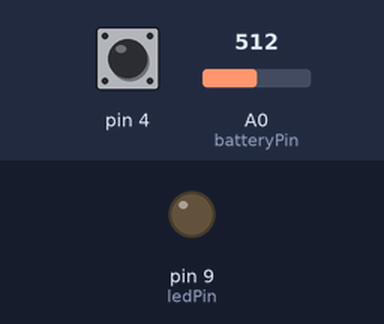
Simulated run of this sketch. Board: Arduino Uno, built with avr-gcc and run on an emulated ATmega328P. Parts: output pins drawn as LEDs (lit = HIGH). The inputs (shaded band) are chosen by the test bench; at power-on: pin 4 HIGH, A0 (batteryPin) = 512.

Above: at 1.2 s.
1.3 s: pin 4 pulled LOW for 0.15 s
At 3.95 s:
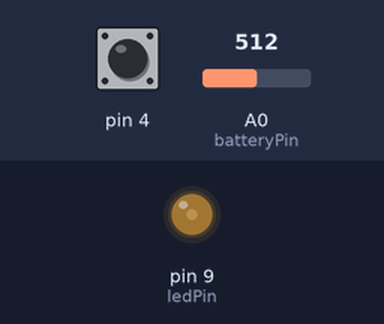
4.3 s: pin 4 pulled LOW for 1 s
7.3 s: pin 4 pulled LOW for 3.2 s
At 11.4 s:
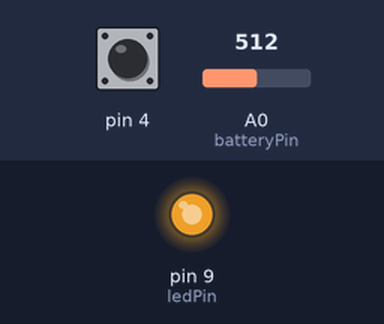
12.0 s: A0 (batteryPin) set to 319
13.5 s: A0 (batteryPin) set to 292
At 14.95 s:
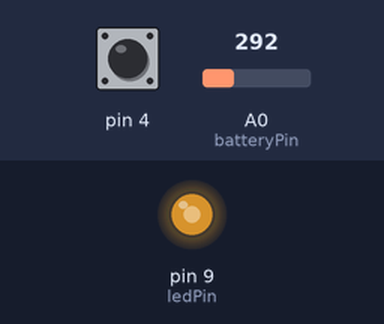
Timing chart, 0 to 17.5 s (numbered marks = the images above; inputs shaded):
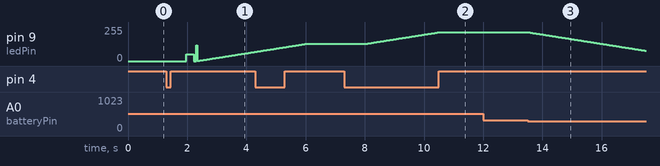

Measured:
- the behaviour switches between 307 and 306 on A0 (batteryPin) (found by bisection; images 2 and 3)
- after the input at 7.3 s, pin 9 (ledPin): moves from 130/255 to 216/255 over 2.4 s, starting after 0.77 s
- after the input at 12.0 s, every drawn part: stays the same
- after the input at 13.5 s, pin 9 (ledPin): moves from 216/255 to 77/255 over 4.0 s, starting at once

The sketch:

esp_sr_2room.ino
```cpp
#include <CapacitiveSensor.h>

// ---------------- TOUCH ----------------
CapacitiveSensor cs = CapacitiveSensor(2, 4);

// ---------------- PINS ----------------
int ledPin = 9;
int batteryPin = A0;

// ---------------- LAMP ----------------
bool lampOn = false;
int brightness = 120;
bool increasing = true;

// Fade engine
int currentBrightness = 0;
int targetBrightness = 0;
unsigned long lastFade = 0;
int fadeDelay = 4;

// ---------------- TOUCH ----------------
long threshold = 800;
unsigned long touchStart = 0;

// Tap system
unsigned long lastTapTime = 0;
int tapCount = 0;

// Timer
bool timerActive = false;
unsigned long timerStart = 0;
const unsigned long TIMER_DURATION = 1800000;

// Battery
float batteryVoltage = 0;

// Idle
unsigned long lastInteraction = 0;
bool idleMode = false;

// ---------------- BATTERY ----------------
float readBattery() {
  long sum = 0;
  for (int i = 0; i < 5; i++) sum += analogRead(batteryPin);
  float v = (sum / 5.0) * (5.0 / 1023.0);
  return v * 2;
}

// ---------------- FADE ----------------
void updateFade() {
  if (millis() - lastFade > fadeDelay) {
    lastFade = millis();

    if (currentBrightness < targetBrightness) currentBrightness++;
    else if (currentBrightness > targetBrightness) currentBrightness--;

    analogWrite(ledPin, currentBrightness);
  }
}

// ---------------- SOFT PULSE ----------------
void softPulse(int times) {
  for (int t = 0; t < times; t++) {
    for (int i = 0; i <= 50; i++) {
      analogWrite(ledPin, i);
      delay(5);
    }
    for (int i = 50; i >= 0; i--) {
      analogWrite(ledPin, i);
      delay(5);
    }
    delay(80);
  }

  analogWrite(ledPin, lampOn ? brightness : 0);
}

// ---------------- BATTERY PULSE ----------------
void showBatteryLevel() {
  float v = batteryVoltage;

  if (v >= 4.0) softPulse(4);
  else if (v >= 3.8) softPulse(3);
  else if (v >= 3.6) softPulse(2);
  else if (v >= 3.4) softPulse(1);
  else softPulse(6);
}

// ---------------- SETUP ----------------
void setup() {
  pinMode(ledPin, OUTPUT);
  cs.set_CS_AutocaL_Millis(0);
  lastInteraction = millis();
}

// ---------------- LOOP ----------------
void loop() {

  updateFade();

  // Battery
  batteryVoltage = readBattery();

  if (batteryVoltage < 3.0) {
    lampOn = false;
    targetBrightness = 0;
  }

  if (batteryVoltage < 3.3 && brightness > 120) {
    brightness = 120;
  }

  // Timer
  if (timerActive && millis() - timerStart > TIMER_DURATION) {
    timerActive = false;
    lampOn = false;
    targetBrightness = 0;
  }

  // Idle
  if (!lampOn && millis() - lastInteraction > 120000) {
    idleMode = true;
  }

  int samples = idleMode ? 10 : 30;
  long touch = cs.capacitiveSensor(samples);

  static bool wasTouched = false;
  bool isTouched = (touch > threshold);

  // TOUCH START
  if (isTouched && !wasTouched) {
    touchStart = millis();
    lastInteraction = millis();
    idleMode = false;

    if (timerActive) {
      timerActive = false;
      softPulse(2); // cancel feedback
    }
  }

  // HOLD DIM
  if (isTouched) {
    unsigned long d = millis() - touchStart;

    if (d > 700) {
      if (increasing) brightness++;
      else brightness--;

      if (brightness >= 255) {
        brightness = 255;
        increasing = false;
      }
      if (brightness <= 10) {
        brightness = 10;
        increasing = true;
      }

      if (lampOn) targetBrightness = brightness;
    }
  }

  // RELEASE
  if (!isTouched && wasTouched) {
    unsigned long d = millis() - touchStart;

    if (d < 250) {
      tapCount++;
      lastTapTime = millis();
    }
  }

  // TAP PROCESSOR (non-blocking)
  if (tapCount > 0 && millis() - lastTapTime > 250) {

    if (tapCount == 1) {
      lampOn = !lampOn;
      softPulse(1);
      targetBrightness = lampOn ? brightness : 0;
    }

    else if (tapCount == 2) {
      timerActive = true;
      timerStart = millis();
      softPulse(2);
    }

    else if (tapCount == 3) {
      lampOn = true;
      brightness = 10;
      softPulse(3);
      targetBrightness = brightness;
    }

    else if (tapCount >= 4) {
      showBatteryLevel();
    }

    tapCount = 0;
  }

  wasTouched = isTouched;

  delay(idleMode ? 70 : 25);
}
```
